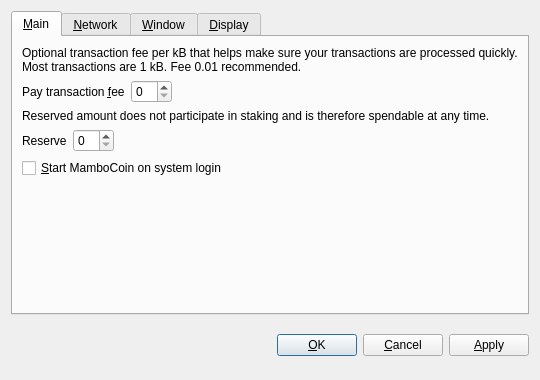
<?xml version="1.0" encoding="UTF-8"?>
<ui version="4.0">
 <class>OptionsDialog</class>
 <widget class="QDialog" name="OptionsDialog">
  <property name="geometry">
   <rect>
    <x>0</x>
    <y>0</y>
    <width>540</width>
    <height>380</height>
   </rect>
  </property>
  <property name="windowTitle">
   <string>Options</string>
  </property>
  <property name="modal">
   <bool>true</bool>
  </property>
  <layout class="QVBoxLayout" name="verticalLayout">
   <item>
    <widget class="QTabWidget" name="tabWidget">
     <property name="tabPosition">
      <enum>QTabWidget::North</enum>
     </property>
     <property name="currentIndex">
      <number>0</number>
     </property>
     <widget class="QWidget" name="tabMain">
      <attribute name="title">
       <string>&amp;Main</string>
      </attribute>
      <layout class="QVBoxLayout" name="verticalLayout_Main">
       <item>
        <widget class="QLabel" name="transactionFeeInfoLabel">
         <property name="text">
          <string>Optional transaction fee per kB that helps make sure your transactions are processed quickly. Most transactions are 1 kB. Fee 0.01 recommended.</string>
         </property>
         <property name="textFormat">
          <enum>Qt::PlainText</enum>
         </property>
         <property name="wordWrap">
          <bool>true</bool>
         </property>
        </widget>
       </item>
       <item>
        <layout class="QHBoxLayout" name="horizontalLayoutFee">
         <item>
          <widget class="QLabel" name="transactionFeeLabel">
           <property name="text">
            <string>Pay transaction &amp;fee</string>
           </property>
           <property name="textFormat">
            <enum>Qt::PlainText</enum>
           </property>
           <property name="buddy">
            <cstring>transactionFee</cstring>
           </property>
          </widget>
         </item>
         <item>
          <widget class="BitcoinAmountField" name="transactionFee"/>
         </item>
         <item>
          <spacer name="horizontalSpacerFee">
           <property name="orientation">
            <enum>Qt::Horizontal</enum>
           </property>
           <property name="sizeHint" stdset="0">
            <size>
             <width>40</width>
             <height>20</height>
            </size>
           </property>
          </spacer>
         </item>
        </layout>
       </item>
       <item>
        <widget class="QLabel" name="reserveBalanceInfoLabel">
         <property name="text">
          <string>Reserved amount does not participate in staking and is therefore spendable at any time.</string>
         </property>
         <property name="textFormat">
          <enum>Qt::PlainText</enum>
         </property>
         <property name="wordWrap">
          <bool>true</bool>
         </property>
        </widget>
       </item>
       <item>
        <layout class="QHBoxLayout" name="horizontalLayoutReserveBalance">
         <item>
          <widget class="QLabel" name="reserveBalanceLabel">
           <property name="text">
            <string>Reserve</string>
           </property>
           <property name="textFormat">
            <enum>Qt::PlainText</enum>
           </property>
           <property name="buddy">
            <cstring>reserveBalance</cstring>
           </property>
          </widget>
         </item>
         <item>
          <widget class="BitcoinAmountField" name="reserveBalance"/>
         </item>
         <item>
          <spacer name="horizontalSpacerReserveBalance">
           <property name="orientation">
            <enum>Qt::Horizontal</enum>
           </property>
           <property name="sizeHint" stdset="0">
            <size>
             <width>40</width>
             <height>20</height>
            </size>
           </property>
          </spacer>
         </item>
        </layout>
       </item>
       <item>
        <widget class="QCheckBox" name="bitcoinAtStartup">
         <property name="toolTip">
          <string>Automatically start MamboCoin after logging in to the system.</string>
         </property>
         <property name="text">
          <string>&amp;Start MamboCoin on system login</string>
         </property>
        </widget>
       </item>
       <item>
        <spacer name="verticalSpacer_Main">
         <property name="orientation">
          <enum>Qt::Vertical</enum>
         </property>
         <property name="sizeHint" stdset="0">
          <size>
           <width>20</width>
           <height>40</height>
          </size>
         </property>
        </spacer>
       </item>
      </layout>
     </widget>
     <widget class="QWidget" name="tabNetwork">
      <attribute name="title">
       <string>&amp;Network</string>
      </attribute>
      <layout class="QVBoxLayout" name="verticalLayout_Network">
       <item>
        <widget class="QCheckBox" name="mapPortUpnp">
         <property name="toolTip">
          <string>Automatically open the MamboCoin client port on the router. This only works when your router supports UPnP and it is enabled.</string>
         </property>
         <property name="text">
          <string>Map port using &amp;UPnP</string>
         </property>
        </widget>
       </item>
       <item>
        <widget class="QCheckBox" name="connectSocks">
         <property name="toolTip">
          <string>Connect to the MamboCoin network through a SOCKS5 proxy (e.g. when connecting through Tor).</string>
         </property>
         <property name="text">
          <string>&amp;Connect through SOCKS5 proxy:</string>
         </property>
        </widget>
       </item>
       <item>
        <layout class="QHBoxLayout" name="horizontalLayout_Network">
         <item>
          <widget class="QLabel" name="proxyIpLabel">
           <property name="text">
            <string>Proxy &amp;IP:</string>
           </property>
           <property name="textFormat">
            <enum>Qt::PlainText</enum>
           </property>
           <property name="buddy">
            <cstring>proxyIp</cstring>
           </property>
          </widget>
         </item>
         <item>
          <widget class="QValidatedLineEdit" name="proxyIp">
           <property name="maximumSize">
            <size>
             <width>140</width>
             <height>16777215</height>
            </size>
           </property>
           <property name="toolTip">
            <string>IP address of the proxy (e.g. 127.0.0.1)</string>
           </property>
          </widget>
         </item>
         <item>
          <widget class="QLabel" name="proxyPortLabel">
           <property name="text">
            <string>&amp;Port:</string>
           </property>
           <property name="textFormat">
            <enum>Qt::PlainText</enum>
           </property>
           <property name="buddy">
            <cstring>proxyPort</cstring>
           </property>
          </widget>
         </item>
         <item>
          <widget class="QLineEdit" name="proxyPort">
           <property name="maximumSize">
            <size>
             <width>55</width>
             <height>16777215</height>
            </size>
           </property>
           <property name="toolTip">
            <string>Port of the proxy (e.g. 9050)</string>
           </property>
          </widget>
         </item>
         <item>
          <spacer name="horizontalSpacer_Network">
           <property name="orientation">
            <enum>Qt::Horizontal</enum>
           </property>
           <property name="sizeHint" stdset="0">
            <size>
             <width>40</width>
             <height>20</height>
            </size>
           </property>
          </spacer>
         </item>
        </layout>
       </item>
       <item>
        <spacer name="verticalSpacer_Network">
         <property name="orientation">
          <enum>Qt::Vertical</enum>
         </property>
         <property name="sizeHint" stdset="0">
          <size>
           <width>20</width>
           <height>40</height>
          </size>
         </property>
        </spacer>
       </item>
      </layout>
     </widget>
     <widget class="QWidget" name="tabWindow">
      <attribute name="title">
       <string>&amp;Window</string>
      </attribute>
      <layout class="QVBoxLayout" name="verticalLayout_Window">
       <item>
        <widget class="QCheckBox" name="minimizeToTray">
         <property name="toolTip">
          <string>Show only a tray icon after minimizing the window.</string>
         </property>
         <property name="text">
          <string>&amp;Minimize to the tray instead of the taskbar</string>
         </property>
        </widget>
       </item>
       <item>
        <widget class="QCheckBox" name="minimizeOnClose">
         <property name="toolTip">
          <string>Minimize instead of exit the application when the window is closed. When this option is enabled, the application will be closed only after selecting Quit in the menu.</string>
         </property>
         <property name="text">
          <string>M&amp;inimize on close</string>
         </property>
        </widget>
       </item>
       <item>
        <spacer name="verticalSpacer_Window">
         <property name="orientation">
          <enum>Qt::Vertical</enum>
         </property>
         <property name="sizeHint" stdset="0">
          <size>
           <width>20</width>
           <height>40</height>
          </size>
         </property>
        </spacer>
       </item>
      </layout>
     </widget>
     <widget class="QWidget" name="tabDisplay">
      <attribute name="title">
       <string>&amp;Display</string>
      </attribute>
      <layout class="QVBoxLayout" name="verticalLayout_Display">
       <item>
        <layout class="QHBoxLayout" name="horizontalLayout_1_Display">
         <item>
          <widget class="QLabel" name="langLabel">
           <property name="text">
            <string>User Interface &amp;language:</string>
           </property>
           <property name="textFormat">
            <enum>Qt::PlainText</enum>
           </property>
           <property name="buddy">
            <cstring>lang</cstring>
           </property>
          </widget>
         </item>
         <item>
          <widget class="QValueComboBox" name="lang">
           <property name="toolTip">
            <string>The user interface language can be set here. This setting will take effect after restarting MamboCoin.</string>
           </property>
          </widget>
         </item>
        </layout>
       </item>
       <item>
        <layout class="QHBoxLayout" name="horizontalLayout_2_Display">
         <item>
          <widget class="QLabel" name="unitLabel">
           <property name="text">
            <string>&amp;Unit to show amounts in:</string>
           </property>
           <property name="textFormat">
            <enum>Qt::PlainText</enum>
           </property>
           <property name="buddy">
            <cstring>unit</cstring>
           </property>
          </widget>
         </item>
         <item>
          <widget class="QValueComboBox" name="unit">
           <property name="toolTip">
            <string>Choose the default subdivision unit to show in the interface and when sending coins.</string>
           </property>
          </widget>
         </item>
        </layout>
       </item>
       <item>
        <widget class="QCheckBox" name="coinControlFeatures">
         <property name="toolTip">
          <string>Whether to show coin control features or not.</string>
         </property>
         <property name="text">
          <string>Display coin &amp;control features (experts only!)</string>
         </property>
        </widget>
       </item>
       <item>
        <widget class="QCheckBox" name="minimizeCoinAge">
         <property name="toolTip">
          <string>Whether to select the coin outputs randomly or with minimal coin age.</string>
         </property>
         <property name="text">
          <string>Minimize weight consumption (experimental)</string>
         </property>
        </widget>
       </item>
       <!-- <item>
        <widget class="QCheckBox" name="useBlackTheme">
         <property name="text">
          <string>Use black visual theme (requires restart)</string>
         </property>
        </widget>
       </item> -->
       <item>
        <spacer name="verticalSpacer_Display">
         <property name="orientation">
          <enum>Qt::Vertical</enum>
         </property>
         <property name="sizeHint" stdset="0">
          <size>
           <width>20</width>
           <height>40</height>
          </size>
         </property>
        </spacer>
       </item>
      </layout>
     </widget>
    </widget>
   </item>
   <item>
    <layout class="QHBoxLayout" name="horizontalLayout_Buttons">
     <item>
      <spacer name="horizontalSpacer_1">
       <property name="orientation">
        <enum>Qt::Horizontal</enum>
       </property>
       <property name="sizeHint" stdset="0">
        <size>
         <width>40</width>
         <height>48</height>
        </size>
       </property>
      </spacer>
     </item>
     <item>
      <widget class="QLabel" name="statusLabel">
       <property name="font">
        <font>
         <weight>75</weight>
         <bold>true</bold>
        </font>
       </property>
       <property name="text">
        <string/>
       </property>
       <property name="textFormat">
        <enum>Qt::PlainText</enum>
       </property>
       <property name="wordWrap">
        <bool>true</bool>
       </property>
      </widget>
     </item>
     <item>
      <spacer name="horizontalSpacer_2">
       <property name="orientation">
        <enum>Qt::Horizontal</enum>
       </property>
       <property name="sizeHint" stdset="0">
        <size>
         <width>40</width>
         <height>48</height>
        </size>
       </property>
      </spacer>
     </item>
     <item>
      <widget class="QPushButton" name="okButton">
       <property name="text">
        <string>&amp;OK</string>
       </property>
      </widget>
     </item>
     <item>
      <widget class="QPushButton" name="cancelButton">
       <property name="text">
        <string>&amp;Cancel</string>
       </property>
       <property name="autoDefault">
        <bool>false</bool>
       </property>
      </widget>
     </item>
     <item>
      <widget class="QPushButton" name="applyButton">
       <property name="text">
        <string>&amp;Apply</string>
       </property>
       <property name="autoDefault">
        <bool>false</bool>
       </property>
      </widget>
     </item>
    </layout>
   </item>
  </layout>
 </widget>
 <customwidgets>
  <customwidget>
   <class>BitcoinAmountField</class>
   <extends>QSpinBox</extends>
   <header>bitcoinamountfield.h</header>
  </customwidget>
  <customwidget>
   <class>QValueComboBox</class>
   <extends>QComboBox</extends>
   <header>qvaluecombobox.h</header>
  </customwidget>
  <customwidget>
   <class>QValidatedLineEdit</class>
   <extends>QLineEdit</extends>
   <header>qvalidatedlineedit.h</header>
  </customwidget>
 </customwidgets>
 <resources/>
 <connections/>
</ui>
